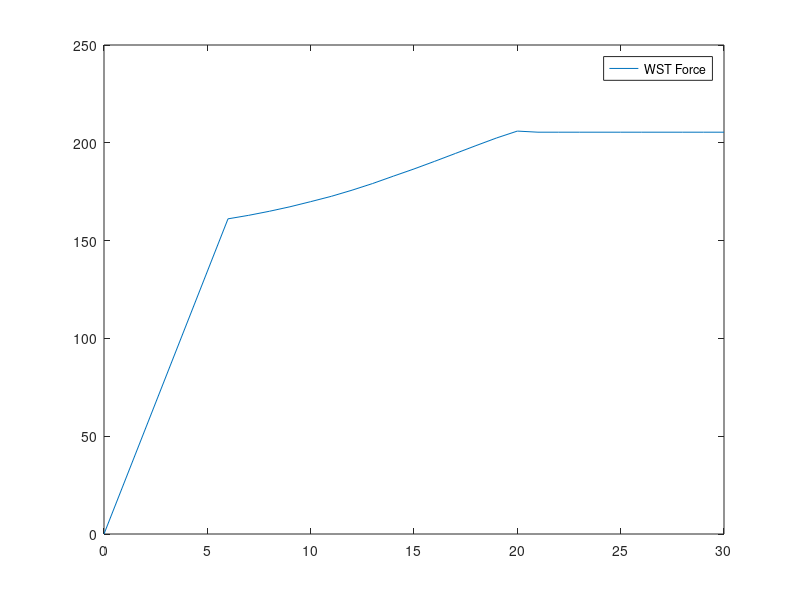

The MATLAB script that drew this image:
clear;
load('final_results.mat');

min_airgap = 6;
max_airgap = 30;
L = max_airgap-min_airgap+1;

% figure(1);
% surf(inputCoreOffset);
% axis([1 24 6 30]);
% title("Core Offset");
% xlabel("Core Offset (mm)");
% ylabel("Air Gap (mm)");
%
% figure(2);
% surf(inputAirGap);
% axis([1 24 6 30]);
% title("Air Gap ");
% xlabel("Core Offset (mm)");
% ylabel("Air Gap (mm)");
%
%
% figure(3);
% surf(outputWSTForcex);
% axis([1 24 6 30]);
% title("WST Thrust");
% xlabel("Core Offset (mm)");
% ylabel("Air Gap (mm)");

figure(1);
clf;
title("Thrust Forces vs Core Offset")
plot(inputAirGap,outputWSTForcex);
plot(inputAirGap,outputLForcex);
legend("WST Force","Lorentz Force");
hold off;
